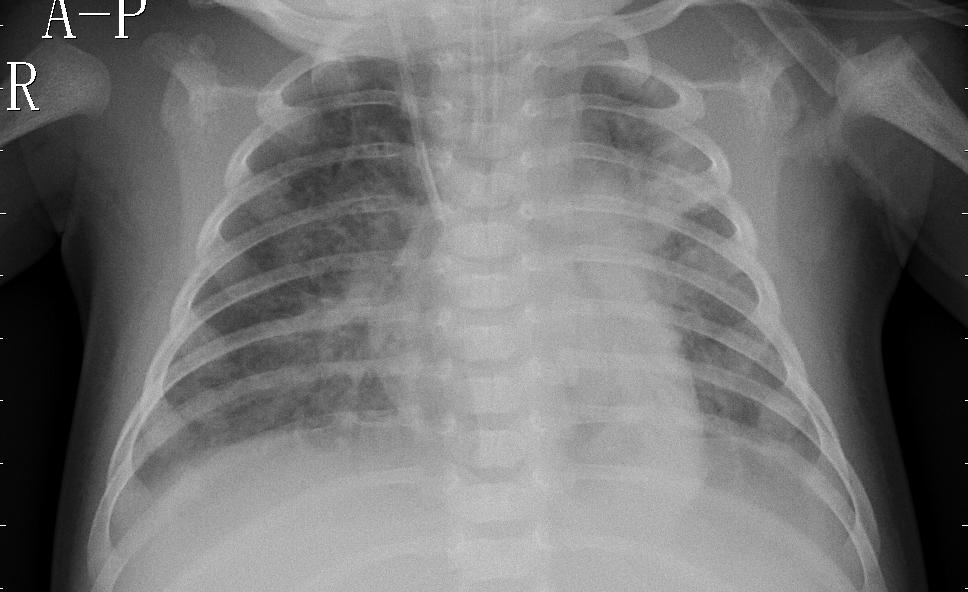
#> input picture inputs/person1946_bacteria_4874.jpeg, 968 x 592 px, found by its file name
$ jupyter execute --allow-errors model-updated.ipynb   (older library calls are emulated)
#> lines starting #> are read from the running program, lines starting #| are printed output that depends on the picture
<a href="https://www.kaggle.com/code/anjalisjain/model-updated?scriptVersionId=95293145" target="_blank"></a>

[cell 1]
# This Python 3 environment comes with many helpful analytics libraries installed
# It is defined by the kaggle/python Docker image: https://github.com/kaggle/docker-python
# For example, here's several helpful packages to load

import numpy as np # linear algebra
import pandas as pd # data processing, CSV file I/O (e.g. pd.read_csv)

# Input data files are available in the read-only "../input/" directory
# For example, running this (by clicking run or pressing Shift+Enter) will list all files under the input directory

import os
#for dirname, _, filenames in os.walk('/kaggle/input'):
    #for filename in filenames:
        #print(os.path.join(dirname, filename))

# You can write up to 20GB to the current directory (/kaggle/working/) that gets preserved as output when you create a version using "Save & Run All"
# You can also write temporary files to /kaggle/temp/, but they won't be saved outside of the current session

[cell 2]
## Problem

#### * Pneumonia can range from a mild to serious or life-threatening infection and can sometimes lead to death.
#### * Detected using X-ray imaging.
#### * Commonly misclassified as other diseases since radiographs are not particularly clear.

## Proposed Solution

#### * Machine learning models can be used to identify pneumonia in chest X-rays
#### * Intend to develop robust classifiers using Support Vector Machine (SVM) machine learning technique  to detect the presence of Pneumonia in chest X-ray images

[cell 3]
import cv2
import matplotlib.pyplot as plt
from PIL import Image
from scipy import stats

## Dataset

#### * 5856 labelled chest X-rays
#### * 4273 X-ray images are from different subjects affected by pneumonia
#### *1583 X-ray images are labelled as not having pneumonia.
https://www.kaggle.com/datasets/paultimothymooney/chest-xray-pneumonia

## Dataset and Preprocessing

#### * High quality JPEG images with resolution of at least 1280 x 720 pixels
#### * Image -> Grayscale -> Resize
#### * ‘1’ - pneumonia (positive) samples
#### * ‘0’- pneumonia (negative) samples

[cell 4]
def load_data(path, mode="train"):

    images = []
    labels = []
    img_size=256
    normal_limit=500
    p_limit=500

    folder_names = []
    for entry_name in os.listdir(path):
        entry_path = os.path.join(path, entry_name)
        if os.path.isdir(entry_path):
            folder_names.append(entry_name)

    print('The Categories are',folder_names)

    if mode == "train":
        for folder in folder_names:
            if folder == "PNEUMONIA":
                limit= p_limit
            else:
                limit= normal_limit
            for idx, filename in enumerate(os.listdir(os.path.join(path,folder))):
                img_path = os.path.join(path,folder)
                img = cv2.imread(os.path.join(img_path,filename))
                if img is not None:
                    img  = cv2.cvtColor(img , cv2.COLOR_BGR2GRAY)
                    img = cv2.resize(img,(img_size, img_size))
                    images.append(img)
                    if folder == 'NORMAL':
                        labels.append(0)
                        #print('normal')
                    else:
                        labels.append(1)
                        #print('PNE')
                if idx >= limit-1:
                    break
    else:
        for folder in folder_names:
            for idx, filename in enumerate(os.listdir(os.path.join(path,folder))):
                img_path = os.path.join(path,folder)
                img = cv2.imread(os.path.join(img_path,filename))
                if img is not None:
                    img  = cv2.cvtColor(img , cv2.COLOR_BGR2GRAY)
                    img = cv2.resize(img,(img_size, img_size))
                    images.append(img)
                    if folder == 'NORMAL':
                        labels.append(0)
                        #print('normal')
                    else:
                        labels.append(1)
                        #print('PNE')

    images,labels=np.array(images),np.array(labels)
    print(images.shape)
    return images, labels
#print(labels)

[cell 5]
# Load data
train_path = "../input/chest-xray-pneumonia/chest_xray/train/"
test_path = "../input/chest-xray-pneumonia/chest_xray/test/"

#> (the rest of this cell did not finish here and is left out)

## Feature Extraction

#### * Extract 10 features from all the images to form a feature vector for each sample: variance, mean, standard deviation, skew, kurtosis, entropy, canny edges, local binary pattern (LBP), Sobel X, and Sobel Y. [in progress]
#### * LBP : Local Binary Pattern (LBP) is a simple yet very efficient texture operator which labels the pixels of an image by thresholding the neighborhood of each pixel and considers the result as a binary number
#### * Canny Edges : makes it easy to segment the image (break it up into separate objects or areas), which can then be recognised separately.
#### * Entropy : defined as corresponding states of intensity level which individual pixels can adapt. It is used in the quantitative analysis and evaluation image details, the entropy value is used as it provides better comparison of the image details

[cell 6]
from skimage.feature import multiblock_lbp
normal_limit=500
p_limit=500
img_size=256

def get_feature_vector(images):
    kernel = np.ones((3,3),np.uint8)
    #print(kernel)
    var_vector = np.empty((len(images),1))
    lbp_vector = np.empty((len(images),1))
    mean_vector = np.empty((len(images),1))
    std_vector = np.empty((len(images),1))
    skew_vector = np.empty((len(images),1))
    kurto_vector = np.empty((len(images),1))
    entropy_vector = np.empty((len(images),1))
    canny_vector = np.empty((len(images),img_size*img_size))
    sobelX_vector = np.empty((len(images),img_size*img_size))
    sobelY_vector = np.empty((len(images),img_size*img_size))

    for idx, image in enumerate(images):
        x, bins = np.histogram(image,bins=255, density=False)
        var_vector[idx] = np.var(x)

        lbp = multiblock_lbp(image, 0,0,28,28)
        lbp_vector[idx] = lbp

        mean_vector[idx] = np.mean(x)
        std_vector[idx] = np.std(x)
        skew_vector[idx] = stats.skew(x)
        kurto_vector[idx] = stats.kurtosis(x)
        entropy_vector[idx] = stats.entropy(x)

        canny = cv2.Canny(image,40,200)
        canny_vector[idx] = np.array(canny.flatten())

        sobelX = cv2.Sobel(image,cv2.CV_8UC1,1,0,ksize=3)
        sobelX_vector[idx] = np.array(sobelX.flatten())
        sobelY = cv2.Sobel(image,cv2.CV_8UC1,0,1,ksize=3)
        sobelY_vector[idx] = np.array(sobelY.flatten())
    feature_vector = np.empty((len(images),0))
    #feature_vector=np.append(feature_vector,mean_vector,axis=1)
    feature_vector=np.append(feature_vector,lbp_vector,axis=1)
    feature_vector=np.append(feature_vector,var_vector,axis=1)
    feature_vector=np.append(feature_vector,std_vector,axis=1)
    feature_vector=np.append(feature_vector,skew_vector,axis=1)
    feature_vector=np.append(feature_vector,kurto_vector,axis=1)
    feature_vector=np.append(feature_vector,entropy_vector,axis=1)
    feature_vector=np.append(feature_vector,canny_vector,axis=1)
    feature_vector=np.append(feature_vector,sobelX_vector,axis=1)
    feature_vector=np.append(feature_vector,sobelY_vector,axis=1)

    return feature_vector


#feature_vector=np.append(feature_vector,,axis=1)

# Generate features
#> (the rest of this cell did not finish here and is left out)

[cell 7]
from sklearn.model_selection import cross_val_score
from sklearn import svm


clf = svm.SVC(kernel = "linear", random_state=0)

#> (the rest of this cell did not finish here and is left out)

[cell 8]
from sklearn.metrics import confusion_matrix
import seaborn as sns
from sklearn import metrics
from sklearn.metrics import classification_report
#> (the rest of this cell did not finish here and is left out)

[cell 9]
# Save model
import pickle
filename = 'finalized_model_svm.sav'
pickle.dump(clf, open(filename, 'wb'))
loaded_model = pickle.load(open(filename, 'rb'))
#> (the rest of this cell did not finish here and is left out)

[cell 10]
#Random Forest

[cell 11]
from sklearn.model_selection import cross_val_score

from sklearn.ensemble import RandomForestClassifier
from sklearn.metrics import confusion_matrix
import seaborn as sns
from sklearn import metrics
from sklearn.metrics import classification_report

rfc = RandomForestClassifier(n_estimators=100)

#> (the rest of this cell did not finish here and is left out)

[cell 12]
# Save model
import pickle
filename_rfc = 'finalized_model_rfc.sav'
pickle.dump(rfc, open(filename_rfc, 'wb'))
loaded_model_rfc = pickle.load(open(filename_rfc, 'rb'))
#> (the rest of this cell did not finish here and is left out)

[cell 13]
test1 = "../input/chest-xray-pneumonia/chest_xray/val/PNEUMONIA/person1946_bacteria_4874.jpeg"
test0 = "../input/chest-xray-pneumonia/chest_xray/test/NORMAL/IM-0013-0001.jpeg"

[cell 14]
def image_convert2(path,fs):
    images = []
    labels = []
    normal_limit=1
    p_limit=0
    img_size=256

    img = cv2.imread(path)
#> img is the input picture: shape (592, 968, 3); min 0, max 255, mean 114.6
    if img is not None:
        img  = cv2.cvtColor(img , cv2.COLOR_BGR2GRAY)
#> img: shape (592, 968)
        img = cv2.resize(img,(img_size, img_size))
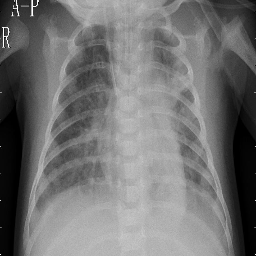
#> img: shape (256, 256); min 0, max 255, mean 114.4
        images.append(img)
    images,labels=np.array(images),np.array(labels)
#> labels = empty array


    feature_vector = get_feature_vector(images)
#> in get_feature_vector, `var_vector = np.empty((len(images),1))`: var_vector = [4.94e-324]
#> in get_feature_vector, `lbp_vector = np.empty((len(images),1))`: lbp_vector = [3017.3]
#> in get_feature_vector, `mean_vector = np.empty((len(images),1))`: mean_vector = [0]
#> in get_feature_vector, `std_vector = np.empty((len(images),1))`: std_vector = [3.65e-320]
#> in get_feature_vector, `skew_vector = np.empty((len(images),1))`: skew_vector = [1681395.9]
#> in get_feature_vector, `kurto_vector = np.empty((len(images),1))`: kurto_vector = [253863876.5]
#> in get_feature_vector, `entropy_vector = np.empty((len(images),1))`: entropy_vector = [15828696.9]
#> the loop in get_feature_vector, `for idx, image in enumerate(images):` made 1 pass
#> lbp on pass 1: 160
#> pass 1, in get_feature_vector, `canny = cv2.Canny(image,40,200)`:
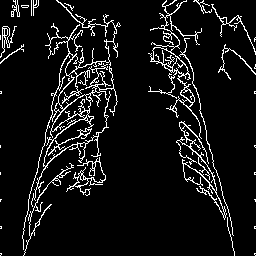
#> canny: shape (256, 256); 7.9% white in thin lines or dots
#> pass 1, in get_feature_vector, `sobelX = cv2.Sobel(image,cv2.CV_8UC1,1,0,ksize=3)`:
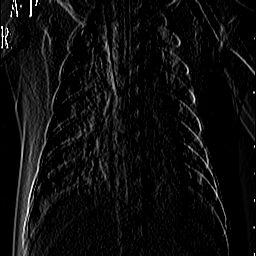
#> sobelX: shape (256, 256); min 0, max 255, mean 13.3
#> pass 1, in get_feature_vector, `sobelY = cv2.Sobel(image,cv2.CV_8UC1,0,1,ksize=3)`:
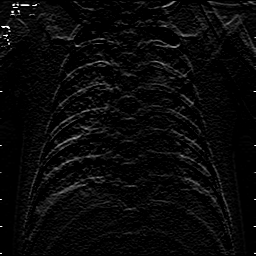
#> sobelY: shape (256, 256); min 0, max 255, mean 9.2
#> after the loop in get_feature_vector, `for idx, image in enumerate(images):`: entropy_vector = [5.12]; kurto_vector = [1.02]; lbp_vector = [160]; mean_vector = [257]; skew_vector = [0.827]; std_vector = [221.2]; var_vector = [48932.1]
#> in get_feature_vector, `feature_vector = np.empty((len(images),0))`: feature_vector = empty array
#> in get_feature_vector, `feature_vector=np.append(feature_vector,lbp_vector,axis=1)`: feature_vector = [160]
#> in get_feature_vector, `feature_vector=np.append(feature_vector,var_vector,axis=1)`: feature_vector = [[160, 48932.1]]
#> in get_feature_vector, `feature_vector=np.append(feature_vector,std_vector,axis=1)`: feature_vector = [[160, 48932.1, 221.2]]
#> in get_feature_vector, `feature_vector=np.append(feature_vector,skew_vector,axis=1)`: feature_vector = [[160, 48932.1, 221.2, 0.827]]
#> in get_feature_vector, `feature_vector=np.append(feature_vector,kurto_vector,axis=1)`: feature_vector = [[160, 48932.1, 221.2, 0.827, 1.02]]
#> in get_feature_vector, `feature_vector=np.append(feature_vector,entropy_vector,axis=1)`: feature_vector = [[160, 48932.1, 221.2, 0.827, 1.02, 5.12]]

    return feature_vector


fs = np.empty((1,0))
fs2 = image_convert2(test1,fs)

#fs2 = sc.fit_transform(fs2)
print(fs2)
#> (printed output is left out)
#> (the rest of this cell did not finish here and is left out)

$ run again, with inputs/person1951_bacteria_4882.jpeg copied over inputs/person1946_bacteria_4874.jpeg
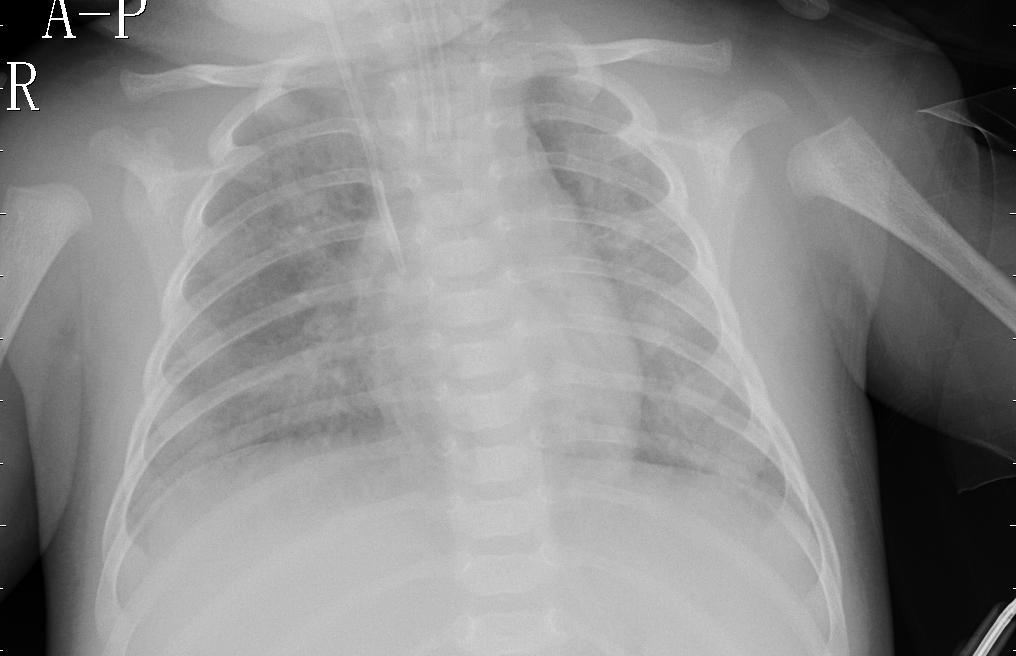
#> input picture inputs/person1951_bacteria_4882.jpeg, 1016 x 656 px, found by its file name
#> in image_convert2, img is the input picture: shape (656, 1016, 3); min 0, max 255, mean 140.8
#> in image_convert2, `img = cv2.resize(img,(img_size, img_size))`:
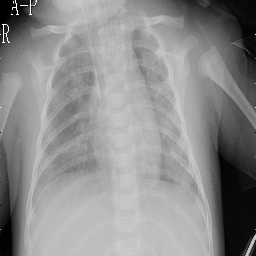
#> img: shape (256, 256); min 0, max 255, mean 140.7
#> labels = empty array
#> in get_feature_vector, `var_vector = np.empty((len(images),1))`: var_vector = [4.94e-324]
#> in get_feature_vector, `lbp_vector = np.empty((len(images),1))`: lbp_vector = [3054.6]
#> in get_feature_vector, `mean_vector = np.empty((len(images),1))`: mean_vector = [0]
#> in get_feature_vector, `std_vector = np.empty((len(images),1))`: std_vector = [3.65e-320]
#> in get_feature_vector, `skew_vector = np.empty((len(images),1))`: skew_vector = [1681395.9]
#> in get_feature_vector, `kurto_vector = np.empty((len(images),1))`: kurto_vector = [253863876.5]
#> in get_feature_vector, `entropy_vector = np.empty((len(images),1))`: entropy_vector = [15828696.9]
#> the loop in get_feature_vector, `for idx, image in enumerate(images):` made 1 pass
#> lbp on pass 1: 255
#> pass 1, in get_feature_vector, `sobelY = cv2.Sobel(image,cv2.CV_8UC1,0,1,ksize=3)`:
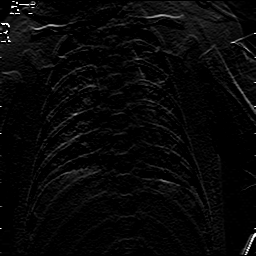
#> sobelY: shape (256, 256); min 0, max 255, mean 7.7
#> after the loop in get_feature_vector, `for idx, image in enumerate(images):`: entropy_vector = [4.93]; kurto_vector = [1.85]; lbp_vector = [255]; mean_vector = [257]; skew_vector = [1.61]; std_vector = [306.6]; var_vector = [94017.7]
#> in get_feature_vector, `feature_vector = np.empty((len(images),0))`: feature_vector = empty array
#> in get_feature_vector, `feature_vector=np.append(feature_vector,lbp_vector,axis=1)`: feature_vector = [255]
#> in get_feature_vector, `feature_vector=np.append(feature_vector,var_vector,axis=1)`: feature_vector = [[255, 94017.7]]
#> in get_feature_vector, `feature_vector=np.append(feature_vector,std_vector,axis=1)`: feature_vector = [[255, 94017.7, 306.6]]
#> in get_feature_vector, `feature_vector=np.append(feature_vector,skew_vector,axis=1)`: feature_vector = [[255, 94017.7, 306.6, 1.61]]
#> in get_feature_vector, `feature_vector=np.append(feature_vector,kurto_vector,axis=1)`: feature_vector = [[255, 94017.7, 306.6, 1.61, 1.85]]
#> in get_feature_vector, `feature_vector=np.append(feature_vector,entropy_vector,axis=1)`: feature_vector = [[255, 94017.7, 306.6, 1.61, 1.85, 4.93]]
#> (printed output is left out)
